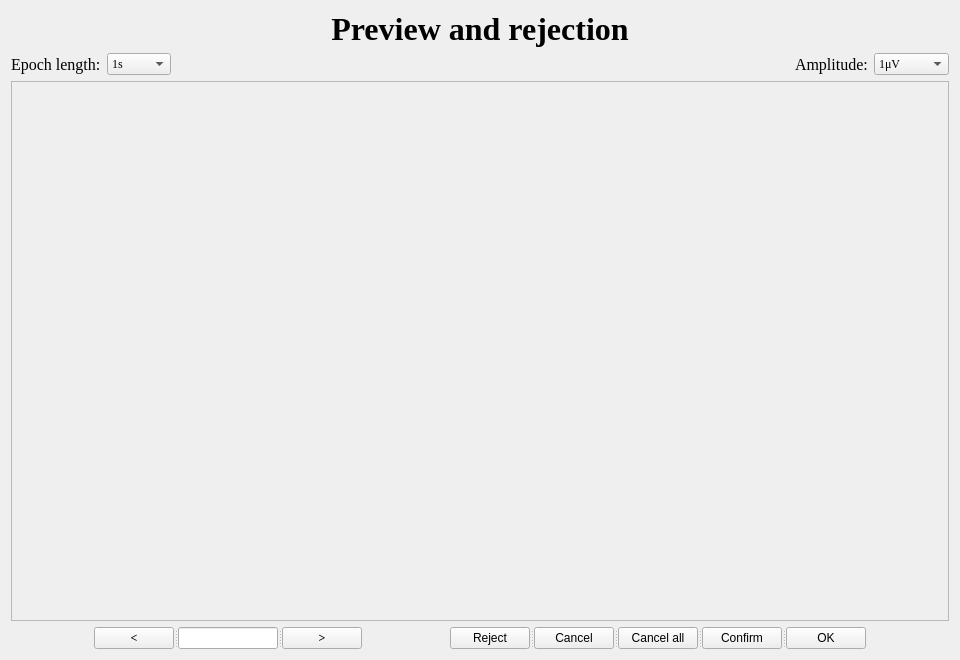
<?xml version="1.0" encoding="UTF-8"?>
<ui version="4.0">
 <class>Preview_and_rejection</class>
 <widget class="QWidget" name="Preview_and_rejection">
  <property name="geometry">
   <rect>
    <x>0</x>
    <y>0</y>
    <width>960</width>
    <height>660</height>
   </rect>
  </property>
  <property name="windowTitle">
   <string>Form</string>
  </property>
  <layout class="QVBoxLayout" name="verticalLayout">
   <item>
    <widget class="QLabel" name="label">
     <property name="font">
      <font>
       <family>Times New Roman</family>
       <pointsize>24</pointsize>
       <weight>75</weight>
       <bold>true</bold>
      </font>
     </property>
     <property name="layoutDirection">
      <enum>Qt::LeftToRight</enum>
     </property>
     <property name="text">
      <string>Preview and rejection</string>
     </property>
     <property name="alignment">
      <set>Qt::AlignCenter</set>
     </property>
    </widget>
   </item>
   <item>
    <layout class="QHBoxLayout" name="horizontalLayout_2">
     <item>
      <widget class="QLabel" name="label_1">
       <property name="font">
        <font>
         <family>Times New Roman</family>
         <pointsize>12</pointsize>
        </font>
       </property>
       <property name="text">
        <string>Epoch length:</string>
       </property>
      </widget>
     </item>
     <item>
      <widget class="QComboBox" name="comboBox_1">
       <property name="font">
        <font>
         <family>Times New Roman</family>
        </font>
       </property>
       <item>
        <property name="text">
         <string>1s</string>
        </property>
       </item>
       <item>
        <property name="text">
         <string>5s</string>
        </property>
       </item>
       <item>
        <property name="text">
         <string>30s</string>
        </property>
       </item>
       <item>
        <property name="text">
         <string>60s</string>
        </property>
       </item>
       <item>
        <property name="text">
         <string>3min</string>
        </property>
       </item>
       <item>
        <property name="text">
         <string>15min</string>
        </property>
       </item>
       <item>
        <property name="text">
         <string>60min</string>
        </property>
       </item>
       <item>
        <property name="text">
         <string>12hour</string>
        </property>
       </item>
       <item>
        <property name="text">
         <string>24hour</string>
        </property>
       </item>
      </widget>
     </item>
     <item>
      <spacer name="horizontalSpacer_2">
       <property name="orientation">
        <enum>Qt::Horizontal</enum>
       </property>
       <property name="sizeHint" stdset="0">
        <size>
         <width>40</width>
         <height>20</height>
        </size>
       </property>
      </spacer>
     </item>
     <item>
      <widget class="QLabel" name="label_2">
       <property name="font">
        <font>
         <family>Times New Roman</family>
         <pointsize>12</pointsize>
        </font>
       </property>
       <property name="text">
        <string>Amplitude:</string>
       </property>
      </widget>
     </item>
     <item>
      <widget class="QComboBox" name="comboBox_2">
       <property name="font">
        <font>
         <family>Times New Roman</family>
        </font>
       </property>
       <item>
        <property name="text">
         <string>1μV</string>
        </property>
       </item>
       <item>
        <property name="text">
         <string>10μV</string>
        </property>
       </item>
       <item>
        <property name="text">
         <string>50μV</string>
        </property>
       </item>
       <item>
        <property name="text">
         <string>100μV</string>
        </property>
       </item>
       <item>
        <property name="text">
         <string>200μV</string>
        </property>
       </item>
       <item>
        <property name="text">
         <string>500μV</string>
        </property>
       </item>
       <item>
        <property name="text">
         <string>1000μV</string>
        </property>
       </item>
       <item>
        <property name="text">
         <string>2000μV</string>
        </property>
       </item>
       <item>
        <property name="text">
         <string>5000μV</string>
        </property>
       </item>
              <item>
        <property name="text">
         <string>7000μV</string>
        </property>
       </item>
              <item>
        <property name="text">
         <string>10000μV</string>
        </property>
       </item>
      </widget>
     </item>
    </layout>
   </item>
   <item>
    <widget class="QScrollArea" name="scrollArea">
     <property name="widgetResizable">
      <bool>true</bool>
     </property>
     <widget class="QWidget" name="scrollAreaWidgetContents">
      <property name="geometry">
       <rect>
        <x>0</x>
        <y>0</y>
        <width>940</width>
        <height>539</height>
       </rect>
      </property>
     </widget>
    </widget>
   </item>
   <item>
    <layout class="QHBoxLayout" name="horizontalLayout">
     <item>
      <spacer name="horizontalSpacer_3">
       <property name="orientation">
        <enum>Qt::Horizontal</enum>
       </property>
       <property name="sizeHint" stdset="0">
        <size>
         <width>40</width>
         <height>20</height>
        </size>
       </property>
      </spacer>
     </item>
     <item>
      <widget class="QSplitter" name="splitter">
       <property name="orientation">
        <enum>Qt::Horizontal</enum>
       </property>
       <widget class="QPushButton" name="previousButton">
        <property name="font">
         <font>
          <family>Times New Roman</family>
          <weight>75</weight>
          <bold>true</bold>
         </font>
        </property>
        <property name="text">
         <string>&lt;</string>
        </property>
       </widget>
       <widget class="QLineEdit" name="pageLineEdit">
        <property name="text">
         <string/>
        </property>
        <property name="alignment">
         <set>Qt::AlignCenter</set>
        </property>
        <property name="dragEnabled">
         <bool>false</bool>
        </property>
       </widget>
       <widget class="QPushButton" name="nextButton">
        <property name="font">
         <font>
          <family>Times New Roman</family>
          <weight>75</weight>
          <bold>true</bold>
         </font>
        </property>
        <property name="text">
         <string>&gt;</string>
        </property>
       </widget>
      </widget>
     </item>
     <item>
      <spacer name="horizontalSpacer">
       <property name="orientation">
        <enum>Qt::Horizontal</enum>
       </property>
       <property name="sizeHint" stdset="0">
        <size>
         <width>40</width>
         <height>20</height>
        </size>
       </property>
      </spacer>
     </item>
     <item>
      <widget class="QSplitter" name="splitter_2">
       <property name="orientation">
        <enum>Qt::Horizontal</enum>
       </property>
       <widget class="QPushButton" name="pushButton_Reject">
        <property name="text">
         <string>Reject</string>
        </property>
       </widget>
       <widget class="QPushButton" name="pushButton_Cancel">
        <property name="text">
         <string>Cancel</string>
        </property>
       </widget>
       <widget class="QPushButton" name="pushButton_Cancellall">
        <property name="text">
         <string>Cancel all</string>
        </property>
       </widget>
       <widget class="QPushButton" name="pushButton_Confirm">
        <property name="text">
         <string>Confirm</string>
        </property>
       </widget>
       <widget class="QPushButton" name="pushButton_OK">
        <property name="text">
         <string>OK</string>
        </property>
       </widget>
      </widget>
     </item>
     <item>
      <spacer name="horizontalSpacer_4">
       <property name="orientation">
        <enum>Qt::Horizontal</enum>
       </property>
       <property name="sizeHint" stdset="0">
        <size>
         <width>40</width>
         <height>20</height>
        </size>
       </property>
      </spacer>
     </item>
    </layout>
   </item>
  </layout>
 </widget>
 <resources/>
 <connections/>
</ui>
